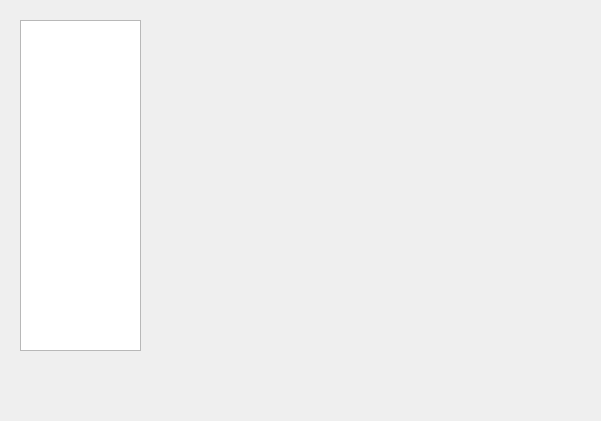
<?xml version="1.0" encoding="UTF-8"?>
<ui version="4.0">
 <class>Dialog</class>
 <widget class="QDialog" name="Dialog">
  <property name="geometry">
   <rect>
    <x>0</x>
    <y>0</y>
    <width>601</width>
    <height>421</height>
   </rect>
  </property>
  <property name="windowTitle">
   <string>Dialog</string>
  </property>
  <widget class="QListView" name="m_pPenMetricsList">
   <property name="geometry">
    <rect>
     <x>20</x>
     <y>20</y>
     <width>121</width>
     <height>331</height>
    </rect>
   </property>
  </widget>
  <widget class="QStackedWidget" name="m_pPenMetricsStack">
   <property name="geometry">
    <rect>
     <x>170</x>
     <y>30</y>
     <width>391</width>
     <height>311</height>
    </rect>
   </property>
   <property name="currentIndex">
    <number>2</number>
   </property>
   <widget class="QWidget" name="m_pPenColorPage"/>
   <widget class="QWidget" name="m_pPenTypePage"/>
   <widget class="QWidget" name="m_pPenWidthType"/>
  </widget>
 </widget>
 <resources/>
 <connections/>
</ui>
